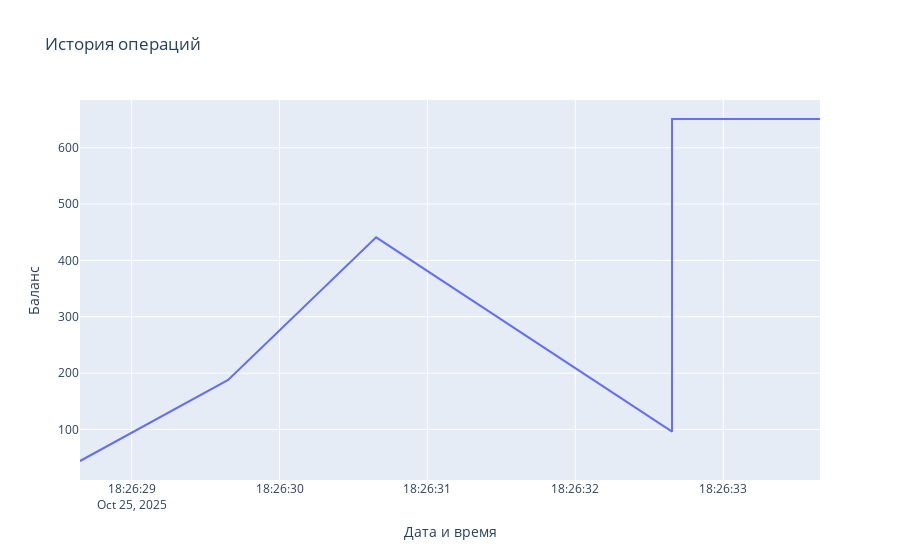

Notebook source saved alongside this figure:
### Code cell
a1.plot_history()

### Figure 1 — Plotly figure (JSON) as saved in the notebook; plotly's stock layout.template omitted (floating-point values rounded to 4 significant figures)
{"data": [{"hovertemplate": "datetime=%{x}<br>balance=%{y}<extra></extra>", "legendgroup": "", "line": {"color": "#636efa", "dash": "solid"}, "marker": {"symbol": "circle"}, "mode": "lines", "name": "", "orientation": "v", "showlegend": false, "type": "scatter", "x": ["2025-10-25T18:26:28.651033000", "2025-10-25T18:26:29.652496000", "2025-10-25T18:26:30.653240000", "2025-10-25T18:26:32.653784000", "2025-10-25T18:26:32.653810000", "2025-10-25T18:26:33.654138000"], "xaxis": "x", "y": [44.0, 188.0, 441.0, 96.0, 651.0, 651.0], "yaxis": "y"}], "layout": {"legend": {"tracegroupgap": 0}, "title": {"text": "История операций"}, "xaxis": {"anchor": "y", "domain": [0, 1], "title": {"text": "Дата и время"}}, "yaxis": {"anchor": "x", "domain": [0, 1], "title": {"text": "Баланс"}}}}
